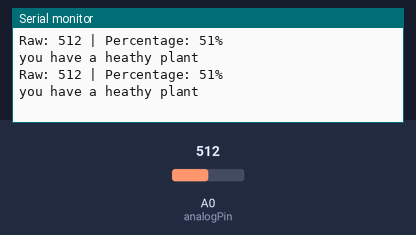
This sketch was run on a simulated Arduino Uno, built with avr-gcc and run on an emulated ATmega328P. On the bench: the last lines printed to the serial monitor. The inputs (shaded band) are chosen by the test bench; at power-on: A0 (analogPin) = 512.

Above: at 1.8 s.
1.9 s: A0 (analogPin) set to 640
At 2.5 s:
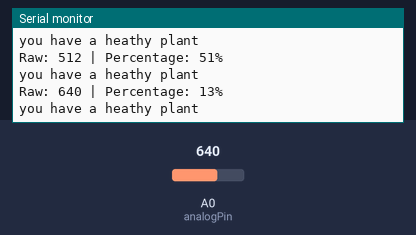
3.4 s: A0 (analogPin) set to 650
At 4.8 s:
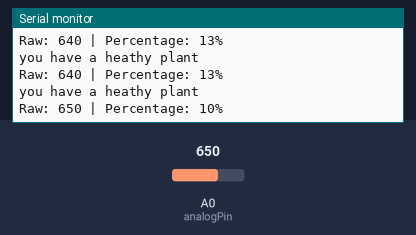
Timing chart, 0 to 6.4 s (numbered marks = the images above; inputs shaded):
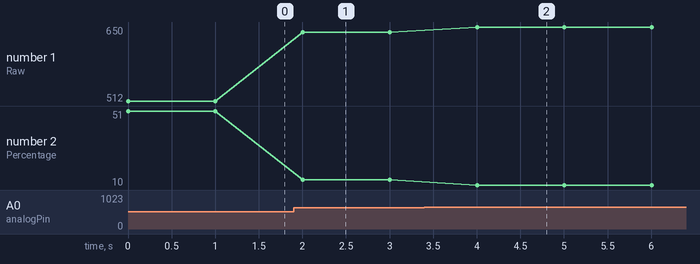

Measured:
- the behaviour switches between 649 and 650 on A0 (analogPin) (found by bisection; images 1 and 2)
- after the input at 1.9 s, the serial monitor: prints a new line after 0.10 s (image 1)
- after the input at 3.4 s, the serial monitor: prints a new line after 0.60 s (image 2)
- plotted number 1: 512 → 640 after the input at 1.9 s, 640 → 650 after the input at 3.4 s
- plotted number 2: 51 → 13 after the input at 1.9 s, 13 → 10 after the input at 3.4 s

The sketch:

soil.ino
```cpp
  int analogPin = A0;
int moisture;
int percentage;

int map_low = 686;
int map_high = 350;


void setup() {
  Serial.begin(9600);
}

void loop() {
  moisture = analogRead(analogPin);

  Serial.print("Raw: ");
  Serial.print(moisture);

  percentage = map(moisture, map_low, map_high, 0, 100);

  Serial.print(" | Percentage: ");
  Serial.print(percentage);

  Serial.println("%");

  if (percentage > 10){
    Serial.print("you have a heathy plant\n");
  }
  if (percentage < 9){
    Serial.print("your plant needs to drink some more water\n");
   }
  delay(1000);
}
```
